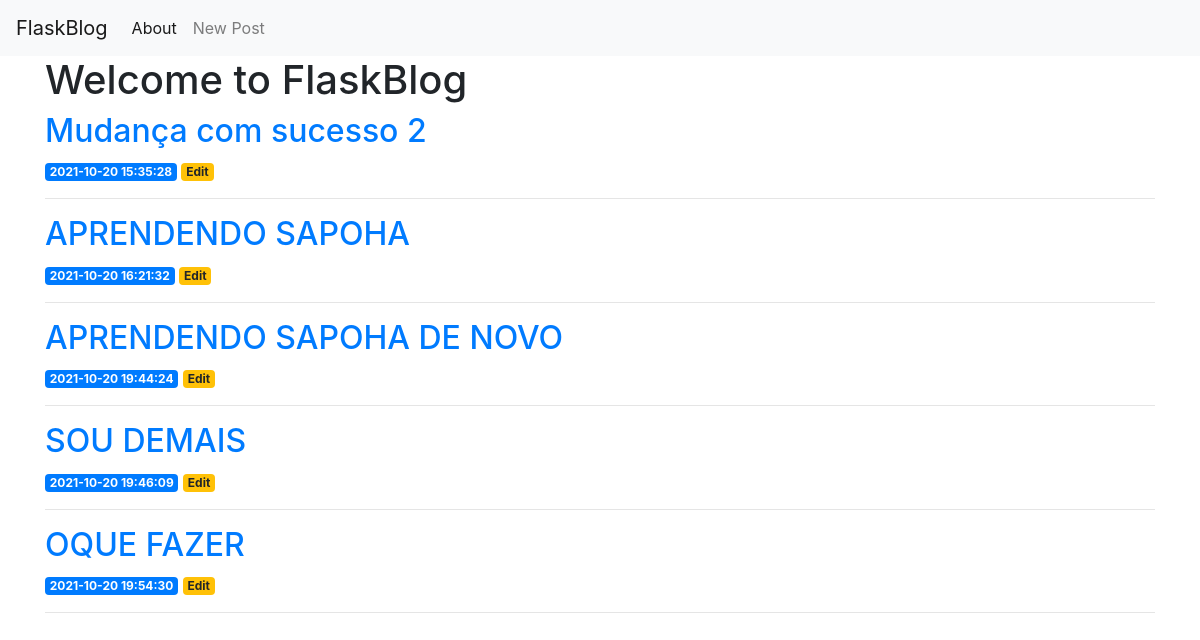
The page / on the database its author committed.
### tables this page shows
CREATE TABLE posts (
    id INTEGER PRIMARY KEY AUTOINCREMENT,
    created TIMESTAMP NOT NULL DEFAULT CURRENT_TIMESTAMP,
    title TEXT NOT NULL,
    content TEXT NOT NULL
);

### app_restful.py (the view)
class Index(Resource):
    def get(self):
        conn = get_db_connection()
        posts = conn.execute('SELECT * FROM posts').fetchall()
        conn.close()
        return make_response(render_template('index.html', posts=posts))

### app_restful.py (called while the page is built)
def get_db_connection():
    conn = sqlite3.connect('database.db')
    conn.row_factory = sqlite3.Row
    return conn

### templates/index.html
{% extends 'base.html' %}
{% block content %}
    <h1>{% block title %} Welcome to FlaskBlog {% endblock %}</h1>
    {% for post in posts %}
        <a href="{{ url_for('post', post_id=post['id']) }}">
            <h2>{{ post['title'] }}</h2>
        </a>
        <span class="badge badge-primary">{{ post['created'] }}</span>
        <a href="{{ url_for('edit', id=post['id']) }}">
            <span class="badge badge-warning">Edit</span>
        </a>
        <hr>
    {% endfor %}
{% endblock %}

### templates/base.html (shortened to what this page needs)
<!doctype html>
<html lang="en">
  <head>
    <link rel="stylesheet" href="https://stackpath.bootstrapcdn.com/bootstrap/4.3.1/css/bootstrap.min.css">
  </head>
  <body>
    <nav class="navbar navbar-expand-md navbar-light bg-light">
        <a class="navbar-brand" href="{{ url_for('index')}}">FlaskBlog</a>
        <div class="collapse navbar-collapse" id="navbarNav">
            <ul class="navbar-nav">
            <li class="nav-item active">
                <a class="nav-link" href="#">About</a>
            </li>
            <li class="nav-item">
            <a class="nav-link" href="{{url_for('create')}}">New Post</a>
            </li>
            </ul>
        </div>
    </nav>
    <div class="container">
        {% block content %} {% endblock %}
    </div>
  </body>
</html>

### rows shown on the page
posts: title "Mudança com sucesso 2", created "2021-10-20 15:35:28"
posts: title "APRENDENDO SAPOHA", created "2021-10-20 16:21:32"
posts: title "APRENDENDO SAPOHA DE NOVO", created "2021-10-20 19:44:24"
posts: title "SOU DEMAIS", created "2021-10-20 19:46:09"
posts: title "OQUE FAZER", created "2021-10-20 19:54:30"
